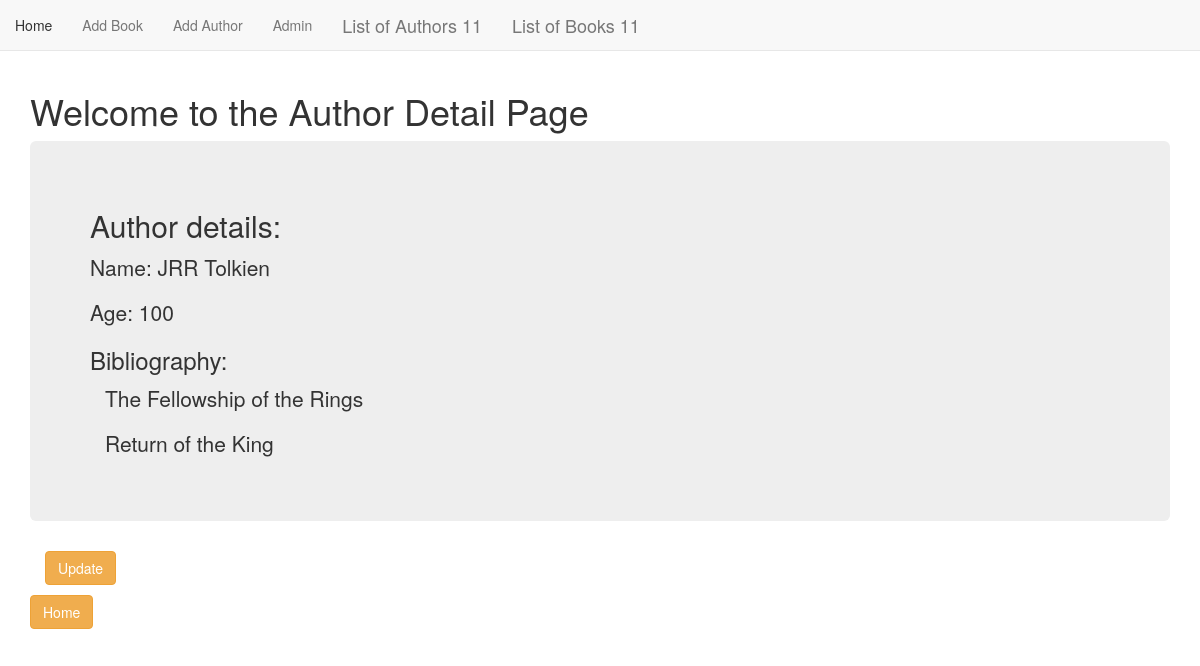
Before: /authors/84/ with the older database file.
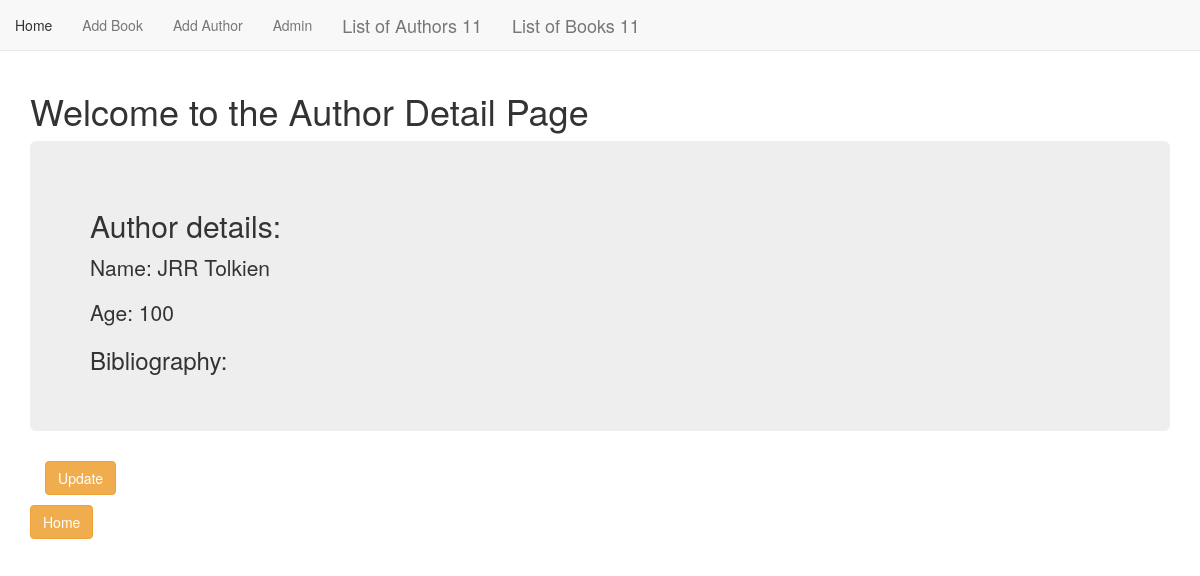
After: the same page with the newer database file.
### book_app/models.py (models this page shows, shortened)
class Book(models.Model):
    title = models.CharField(max_length=255)
    year_published = models.IntegerField(null=True)
    author = models.ForeignKey(
        Author, related_name='book', on_delete=models.CASCADE)
    rating = models.FloatField(null=True)
    cover = models.TextField(blank=True)

### book_app/views.py (the view)
# urls.py: path('authors/<int:pk>/', views.AuthorDetailView.as_view(), name='author_detail'),
class AuthorDetailView(DetailView):
    context_object_name = 'author_detail'
    model = models.Author
    template_name = 'authors/author_detail.html'

### book_app/templates/authors/author_detail.html
{% extends 'book_app/book_app_base.html' %}
{% block body_block%}
<h1>Welcome to the Author Detail Page</h1>
<div class="jumbotron">
    <h2>Author details: </h2>
    <p>Name: {{author_detail.name}}</p>
    <p>Age: {{author_detail.age}} </p>
    <h3>Bibliography: </h3>
        <div class="container">
            {% for book in author_detail.book.all %}
            <p>{{book.title}} </p>
            {% endfor %}
        </div>
</div>
<div class="container">
    <p><a class="btn btn-warning" href="{% url 'simon:update' pk=author_detail.pk %}">Update</a></p>
</div>
<div>
    <p><a class="btn btn-warning" href="{% url 'simon:home' %}">Home</a></p>
</div>
{% endblock %}

Changed rows visible on the page:
removed Book: title "The Fellowship of the Rings"
removed Book: title "Return of the King"
